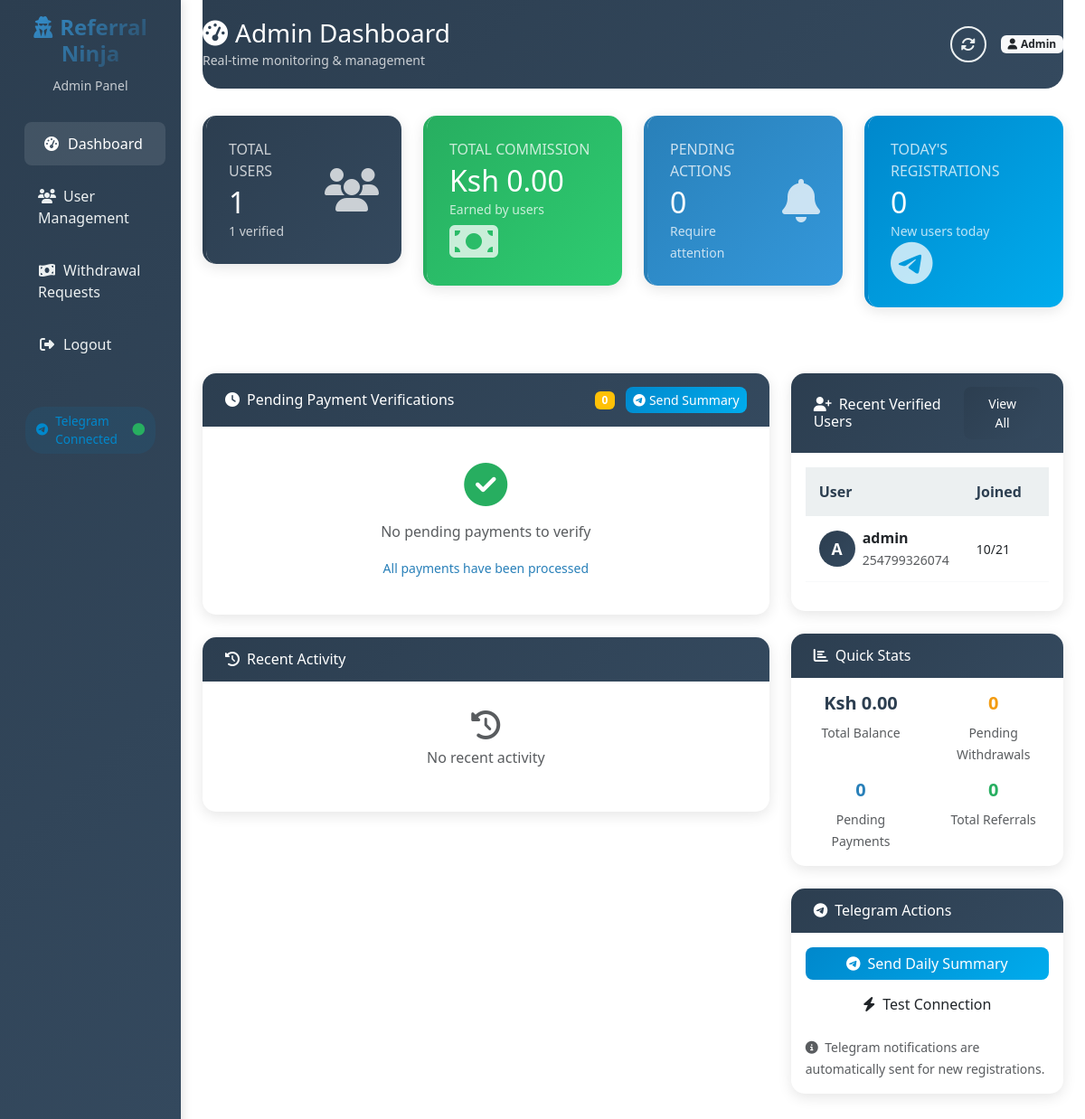
The app's page /admin/dashboard (signed in), older data.
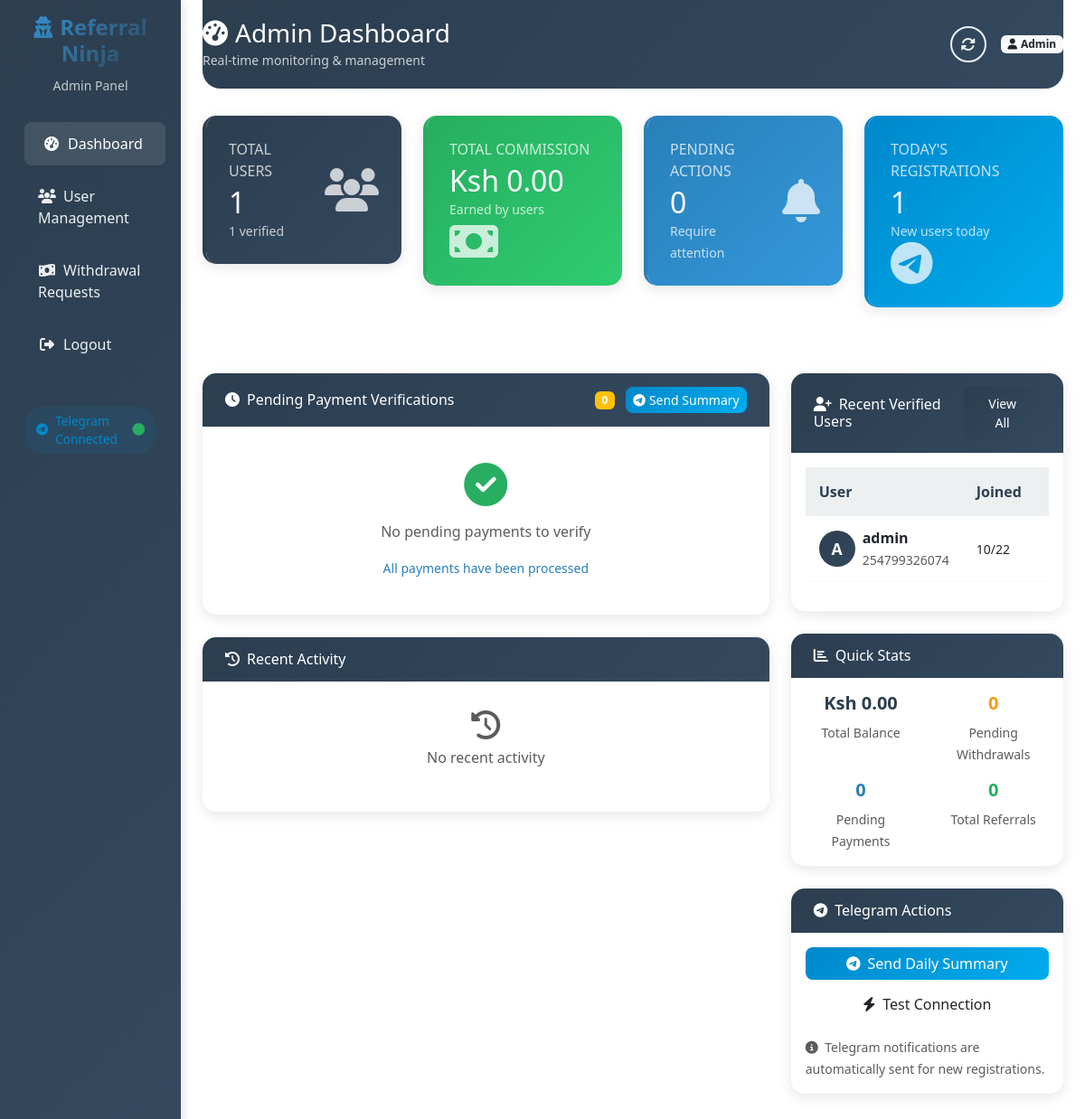
The same page, newer data.
### app.py (models this page shows, shortened)
class User(UserMixin, db.Model):
    id = db.Column(db.Integer, primary_key=True)
    username = db.Column(db.String(80), unique=True, nullable=False)
    email = db.Column(db.String(120), unique=True, nullable=False)
    password_hash = db.Column(db.String(200), nullable=False)
    phone_number = db.Column(db.String(20), unique=True, nullable=False)
    balance = db.Column(db.Float, default=0.0)
    referral_code = db.Column(db.String(10), unique=True)
    referred_by = db.Column(db.String(10))
    referral_balance = db.Column(db.Float, default=0.0)
    total_earned = db.Column(db.Float, default=0.0)
    total_withdrawn = db.Column(db.Float, default=0.0)
    referral_count = db.Column(db.Integer, default=0)
    is_admin = db.Column(db.Boolean, default=False)
    is_verified = db.Column(db.Boolean, default=False)
    is_active = db.Column(db.Boolean, default=True)
    created_at = db.Column(db.DateTime, default=lambda: datetime.now(timezone.utc))
    user_rank = db.Column(db.String(20), default='Bronze')
    total_commission = db.Column(db.Float, default=0.0)
    referral_source = db.Column(db.String(20), default='direct')
    reset_token = db.Column(db.String(100), unique=True)
    reset_token_expires = db.Column(db.DateTime)

### app.py (the view)
@app.route('/admin/dashboard')
@login_required
def admin_dashboard():
    if not current_user.is_admin:
        flash('Access denied. Admin privileges required.', 'error')
        return redirect(url_for('dashboard'))
    print(f"Admin access attempt by: {current_user.username}, is_admin: {current_user.is_admin}")
    try:
        db.session.execute(text('SELECT 1'))
        print("Database connection test passed")
        try:
            total_users = User.query.count()
            print(f"Total users: {total_users}")
        except Exception as e:
            print(f"Error counting users: {e}")
            total_users = 0
        try:
            total_verified = User.query.filter_by(is_verified=True).count()
            print(f"Total verified: {total_verified}")
        except Exception as e:
            print(f"Error counting verified users: {e}")
            total_verified = 0
        try:
            total_referrals = Referral.query.count()
            print(f"Total referrals: {total_referrals}")
        except Exception as e:
            print(f"Error counting referrals: {e}")
            total_referrals = 0
        try:
            total_commission = db.session.query(db.func.sum(User.total_commission)).scalar() or 0
            print(f"Total commission: {total_commission}")
        except Exception as e:
            print(f"Error calculating total commission: {e}")
            total_commission = 0
        try:
            total_withdrawn_amount = db.session.query(db.func.sum(User.total_withdrawn)).scalar() or 0
            print(f"Total withdrawn: {total_withdrawn_amount}")
        except Exception as e:
            print(f"Error calculating total withdrawn: {e}")
            total_withdrawn_amount = 0
        try:
            total_balance = db.session.query(db.func.sum(User.balance)).scalar() or 0
            print(f"Total balance: {total_balance}")
        except Exception as e:
            print(f"Error calculating total balance: {e}")
            total_balance = 0
        try:
            pending_withdrawals = Transaction.query.filter_by(
                transaction_type='withdrawal',
                status='pending'
            ).count()
            print(f"Pending withdrawals: {pending_withdrawals}")
        except Exception as e:
            print(f"Error counting pending withdrawals: {e}")
            pending_withdrawals = 0
        try:
            pending_payments = Transaction.query.filter_by(
                transaction_type='registration_fee',
                status='pending'
            ).count()
            print(f"Pending payments: {pending_payments}")
        except Exception as e:
            print(f"Error counting pending payments: {e}")
            pending_payments = 0
        try:
            recent_users = User.query.filter(User.is_verified == True)\
                .order_by(User.created_at.desc())\
                .limit(10)\
                .all()
            print(f"Recent users: {len(recent_users)}")
        except Exception as e:
            print(f"Error fetching recent users: {e}")
            recent_users = []
        try:
            pending_transactions = db.session.query(Transaction, User)\
                .join(User, Transaction.user_id == User.id)\
                .filter(Transaction.transaction_type == 'registration_fee',
                        Transaction.status == 'pending')\
                .order_by(Transaction.created_at.desc())\
                .all()
            print(f"Pending transactions: {len(pending_transactions)}")
        except Exception as e:
            print(f"Error fetching pending transactions: {e}")
            pending_transactions = []
        try:
            recent_activity = Transaction.query\
                .order_by(Transaction.created_at.desc())\
                .limit(10)\
                .all()
            print(f"Recent activity: {len(recent_activity)}")
        except Exception as e:
            print(f"Error fetching recent activity: {e}")
            recent_activity = []
        current_time = datetime.now(timezone.utc)
        print("All queries successful, rendering template...")
        return render_template('admin_dashboard.html',
                             total_users=total_users,
                             total_verified=total_verified,
                             total_referrals=total_referrals,
                             total_commission=total_commission,
                             total_withdrawn_amount=total_withdrawn_amount,
                             total_balance=total_balance,
                             pending_withdrawals=pending_withdrawals,
                             pending_payments=pending_payments,
                             recent_users=recent_users,
                             pending_transactions=pending_transactions,
                             recent_activity=recent_activity,
                             current_time=current_time)
    except Exception as e:
        print(f"Error in admin_dashboard: {str(e)}")
        import traceback
        traceback.print_exc()
        flash(f'Error accessing admin dashboard: {str(e)}', 'error')
        return redirect(url_for('dashboard'))

### app.py (called while the page is built)
@app.context_processor
def utility_processor():
    return {
        'abs': abs,
        'min': min,
        'max': max,
        'round': round,
        'len': len
    }

@app.context_processor
def inject_now():
    return {'now': datetime.now(timezone.utc)}

@login_manager.user_loader
def load_user(user_id):
    try:
        return db.session.get(User, int(user_id))
    except Exception as e:
        print(f"Error loading user {user_id}: {e}")
        return None

@app.before_request
def before_request():
    try:
        db.session.execute(text('SELECT 1'))
    except Exception as e:
        print(f"Database connection error: {e}")
        db.session.rollback()

### templates/admin_dashboard.html (shortened to what the changed rows need)
<!DOCTYPE html>
<html lang="en">
<head>
    <link href="https://cdn.jsdelivr.net/npm/bootstrap@5.3.0/dist/css/bootstrap.min.css" rel="stylesheet">
    <link rel="stylesheet" href="https://cdnjs.cloudflare.com/ajax/libs/font-awesome/6.4.0/css/all.min.css">
</head>
<body>
    <div class="container-fluid">
        <div class="row">
            <main class="col-md-9 ms-sm-auto col-lg-10 px-md-4">
                <div class="main-header">
                    <div class="d-flex justify-content-between align-items-center">
                        <div>
                            <h1 class="h3 mb-0">
                                <i class="fas fa-tachometer-alt me-2"></i>Admin Dashboard
                            </h1>
                        </div>
                    </div>
                </div>
                <div class="row mb-4">
                    <div class="col-xl-3 col-md-6 mb-4">
                        <div class="card stat-card border-left-telegram">
                            <div class="card-body bg-gradient-telegram text-white">
                                <div class="row no-gutters align-items-center">
                                    <div class="col mr-2">
                                        <div class="text-xs font-weight-bold text-uppercase mb-1 opacity-75">Today's Registrations</div>
                                        <div class="h2 mb-0 font-weight-bold">
                                            {% set today_count = namespace(value=0) %}
                                            {% for user in recent_users %}
                                                {% if user.created_at.date() == current_time.date() %}
                                                    {% set today_count.value = today_count.value + 1 %}
                                                {% endif %}
                                            {% endfor %}
                                            {{ today_count.value }}
                                        </div>
                                        <small class="opacity-75">New users today</small>
                                    </div>
                                </div>
                            </div>
                        </div>
                    </div>
                </div>
                <div class="row">
                    <div class="col-lg-4 mb-4">
                        <div class="card">
                            <div class="card-body">
                                {% if recent_users %}
                                    <div class="table-responsive">
                                        <table class="table table-hover">
                                            <thead>
                                                <tr>
                                                    <th>User</th>
                                                    <th>Joined</th>
                                                    <th>Status</th>
                                                </tr>
                                            </thead>
                                            <tbody>
                                                {% for user in recent_users %}
                                                <tr>
                                                    <td>
                                                        <div class="d-flex align-items-center">
                                                            <div class="user-avatar me-2">
                                                                {{ user.username[0]|upper }}
                                                            </div>
                                                            <div>
                                                                <strong>{{ user.username }}</strong>
                                                                <br>
                                                                <small class="text-muted">{{ user.phone_number }}</small>
                                                            </div>
                                                        </div>
                                                    </td>
                                                    <td><small>{{ user.created_at.strftime('%m/%d') }}</small></td>
                                                    <td>
                                                    </td>
                                                </tr>
                                                {% endfor %}
                                            </tbody>
                                        </table>
                                    </div>
                                {% else %}
                                    <div class="text-center py-4">
                                        <i class="fas fa-users fa-3x text-muted mb-3"></i>
                                        <p class="text-muted">No users found</p>
                                    </div>
                                {% endif %}
                            </div>
                        </div>
                    </div>
                </div>
            </main>
        </div>
    </div>
</body>
</html>

Row changes from the older to the newer data that the page shows:
changed User "admin": created_at "10/21" → "10/22"
Text that changed along with them:
{{ today_count.value }}: "0" → "1"
